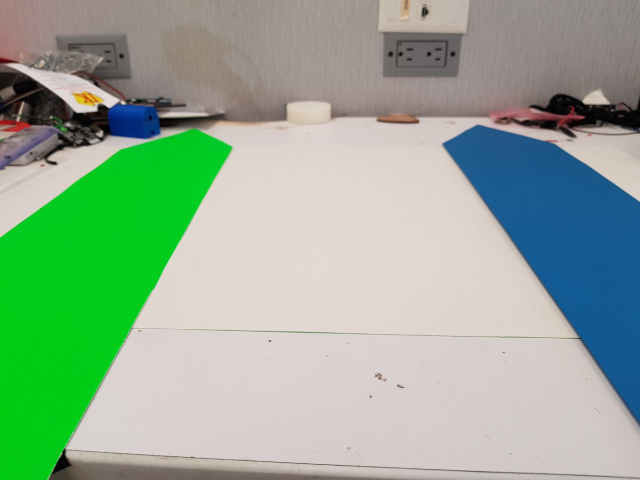
#> input picture Open CV/1er_Reto_Vision_Imagenes/1.jpeg, 1280 x 960 px (shown at 1/2 size)
$ python 1erRetoVision_LARC.py
#> lines starting #> are read from the running program, lines starting #| are printed output that depends on the picture; after the words box and inside, x2 and y2 are one past the last pixel; in counts of white or black regions, pixels touching at a corner belong together
import numpy as np
import cv2

lower_Green = np.array([45, 70, 70])
upper_Green = np.array([75, 255, 255])
lower_Blue = np.array([100, 70, 70])
upper_Blue = np.array([115, 255, 255])
kernel = np.ones((15,15), np.uint8)

def findSide(cx, cy):
    if(cx < testImage.shape[1]*(3.5/10)): #left side
        return "LEFT"
    elif(cx>testImage.shape[1]*(3.5/10) and cx<testImage.shape[1]*(6.5/10)):
        return "MIDDLE"
    elif(cx>testImage.shape[1]*(6.5/10)):
        return "RIGHT"

# Read Base Image
baseImage = cv2.imread('1er_Reto_Vision_Imagenes/1.jpeg');
#> baseImage is the input picture: shape (960, 1280, 3); mean B, G, R 149.5, 172.4, 146.7
baseImage = cv2.resize(baseImage, None, fx=1, fy=.71, interpolation=cv2.INTER_AREA);
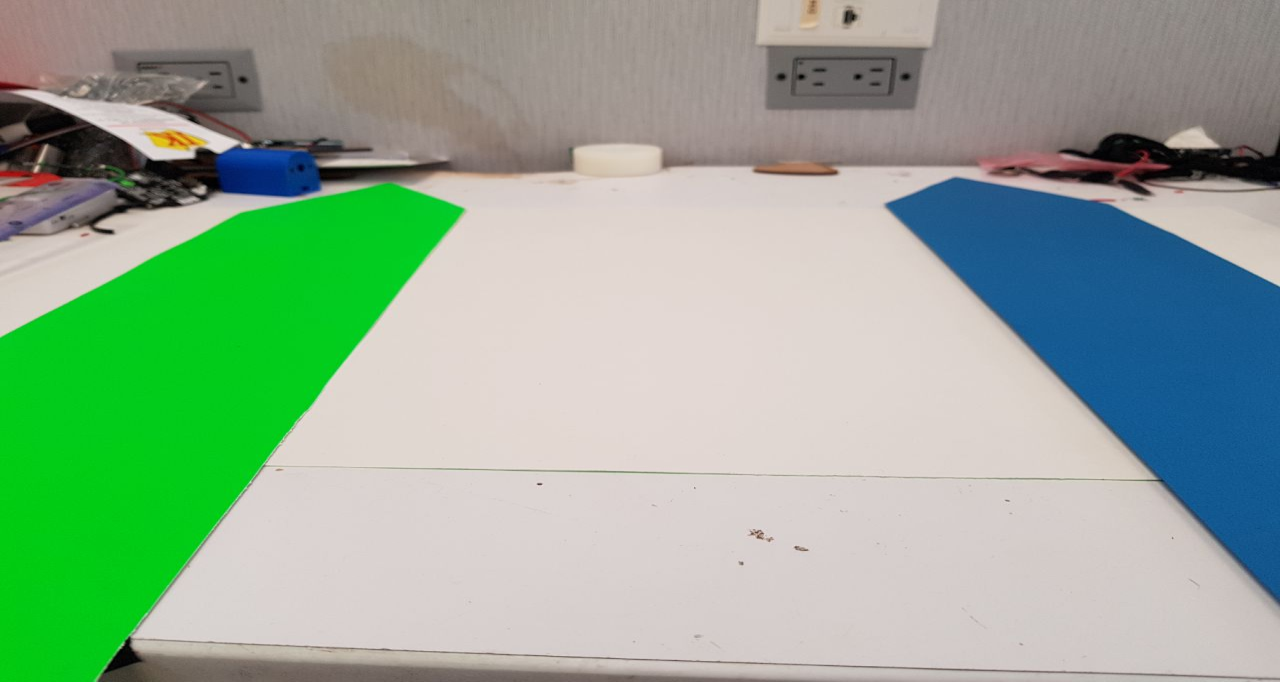
#> baseImage: shape (682, 1280, 3); mean B, G, R 149.5, 172.4, 146.7
hsvBaseImage = cv2.cvtColor(baseImage, cv2.COLOR_BGR2HSV)
#> hsvBaseImage: shape (682, 1280, 3); mean H, S, V 28.4, 71.6, 185
maskGreen = cv2.inRange(hsvBaseImage, lower_Green, upper_Green)
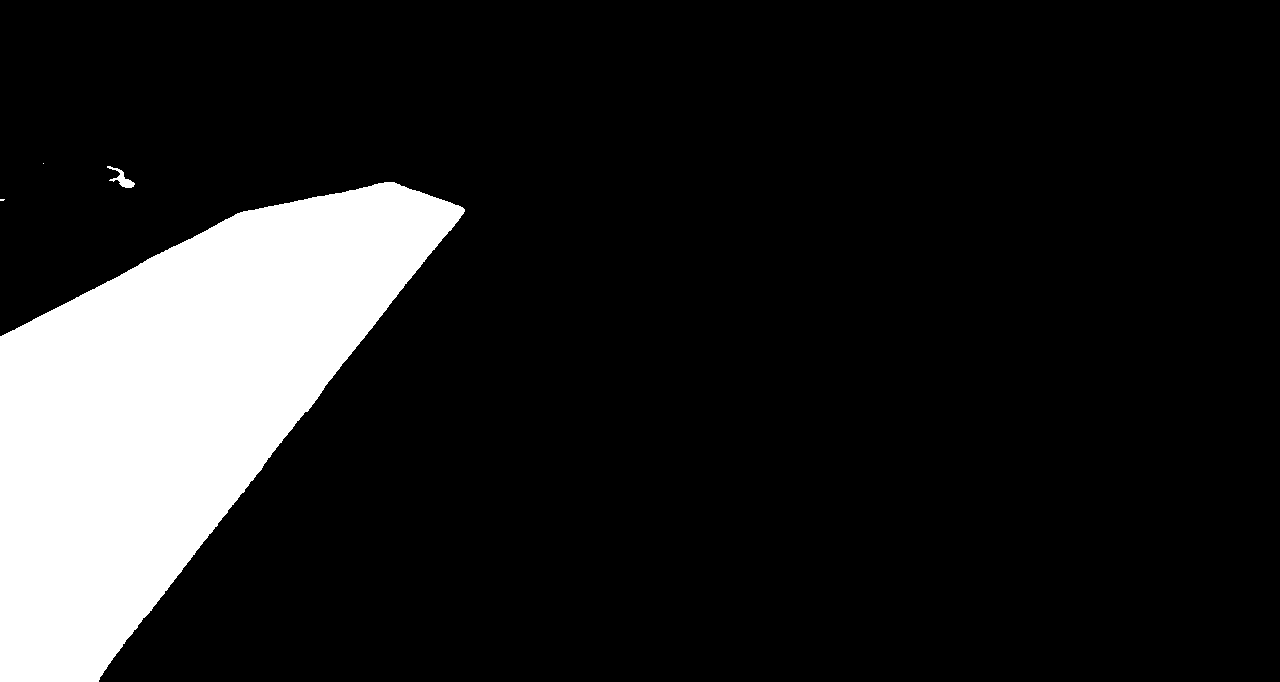
#> maskGreen: shape (682, 1280); 13.7% white; 4 white regions (2 under 20 px), largest, box (x1, y1, x2, y2) and area: (0, 182, 465, 682) 119546, (107, 166, 135, 188) 211
maskGreen = cv2.erode(maskGreen, kernel, iterations = 1)
#> maskGreen: shape (682, 1280); 12.5% white; 1 white region, box (x1, y1, x2, y2) and area: (0, 190, 452, 682) 109236
maskBlue = cv2.inRange(hsvBaseImage, lower_Blue, upper_Blue)
#> maskBlue: shape (682, 1280); 9% white; 2 white regions, box (x1, y1, x2, y2) and area: (886, 178, 1280, 603) 74250, (216, 147, 321, 198) 4460
maskBlue = cv2.erode(maskBlue, kernel, iterations = 1)
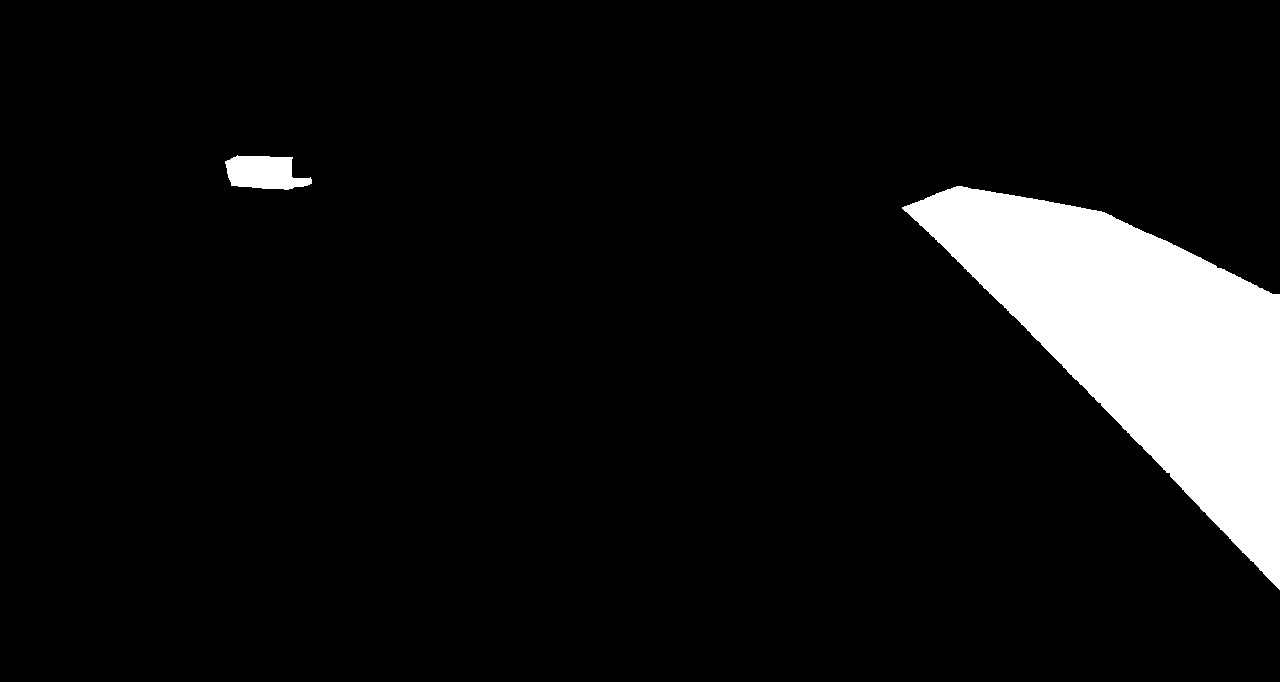
#> maskBlue: shape (682, 1280); 7.7% white; 2 white regions
greenContours, hierarchy1 = cv2.findContours(maskGreen.copy(), cv2.RETR_TREE, cv2.CHAIN_APPROX_NONE)
#> greenContours = 1 contour; box (x1, y1, x2, y2) and area: (0, 190, 452, 682) 108550
blueContours, hierarchy1 = cv2.findContours(maskBlue.copy(), cv2.RETR_TREE, cv2.CHAIN_APPROX_NONE)
#> blueContours = 2 contours; box (x1, y1, x2, y2) and area: (902, 186, 1280, 590) 64602, (225, 155, 312, 190) 2080

greenTarget = greenContours[0];
#> greenTarget = contour of 1369 points, box (x1, y1, x2, y2) (0, 190, 452, 682), area 108550
blueTarget = blueContours[0];
#> blueTarget = contour of 1101 points, box (x1, y1, x2, y2) (902, 186, 1280, 590), area 64602

# [12 lines of commented-out code are left out]


testImage = cv2.imread('1er_Reto_Vision_Imagenes/5.jpeg');
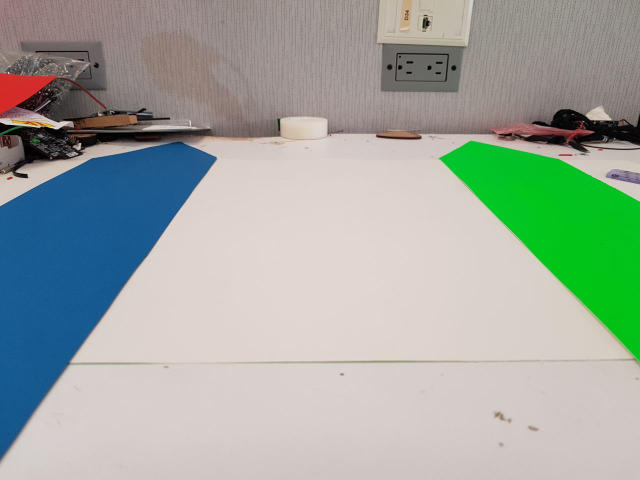
#> input picture Open CV/1er_Reto_Vision_Imagenes/5.jpeg, 1280 x 960 px (shown at 1/2 size)
#> testImage is the input picture: shape (960, 1280, 3); mean B, G, R 159.5, 168.3, 158.5
testImage = cv2.resize(testImage, None, fx=1, fy=.71, interpolation=cv2.INTER_AREA);
#> testImage: shape (682, 1280, 3)
hsvTestImage = cv2.cvtColor(testImage, cv2.COLOR_BGR2HSV)
#> hsvTestImage: shape (682, 1280, 3); mean H, S, V 26.1, 57.4, 182.9
maskGreenTest = cv2.inRange(hsvTestImage, lower_Green, upper_Green)
#> maskGreenTest: shape (682, 1280); 6.5% white; 5 white regions (2 under 20 px), largest, box (x1, y1, x2, y2) and area: (879, 200, 1280, 516) 56453, (0, 179, 47, 193) 134, (65, 196, 80, 203) 60
maskGreenTest = cv2.erode(maskGreenTest, kernel, iterations = 1)
#> maskGreenTest: shape (682, 1280); 5.5% white; 1 white region, box (x1, y1, x2, y2) and area: (898, 208, 1280, 504) 48208
maskBlueTest = cv2.inRange(hsvTestImage, lower_Blue, upper_Blue)
#> maskBlueTest: shape (682, 1280); 10.2% white; 1 white region, box (x1, y1, x2, y2) and area: (0, 201, 433, 652) 89232
maskBlueTest = cv2.erode(maskBlueTest, kernel, iterations = 1)
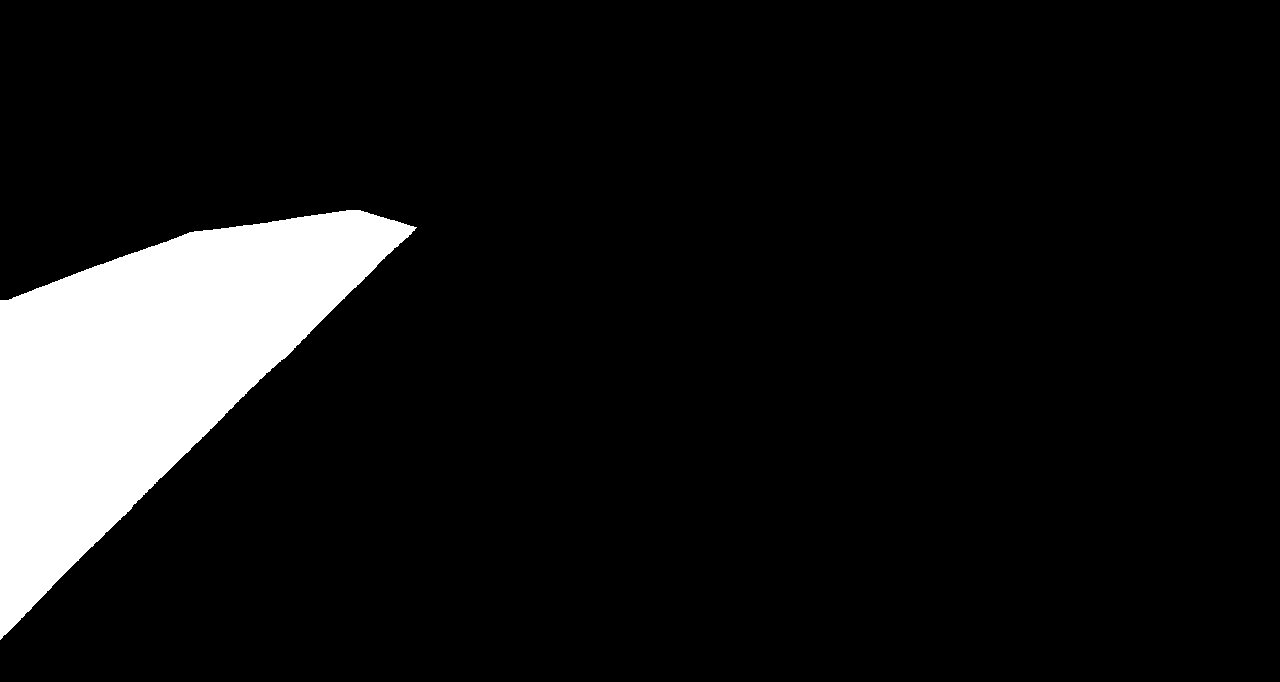
#> maskBlueTest: shape (682, 1280); 9.1% white; 1 white region
greenTestContours, hierarchy1 = cv2.findContours(maskGreenTest.copy(), cv2.RETR_TREE, cv2.CHAIN_APPROX_NONE)
#> greenTestContours = 1 contour; box (x1, y1, x2, y2) and area: (898, 208, 1280, 504) 47714
blueTestContours, hierarchy1 = cv2.findContours(maskBlueTest.copy(), cv2.RETR_TREE, cv2.CHAIN_APPROX_NONE)
#> blueTestContours = 1 contour; box (x1, y1, x2, y2) and area: (0, 210, 417, 640) 78925


isGreenBoat = False
isBlueBoat = False
for test in greenTestContours:
    matchGreen = cv2.matchShapes(greenTarget, test, 3, 0.0)
    if (matchGreen < 2):
        greenBoat = test
        M = cv2.moments(test)
        cxGreen = int(M['m10'] / M['m00'])
        cyGreen = int(M['m01'] / M['m00'])
        isGreenBoat = True
#> this loop made 1 pass
#> (matchGreen, cxGreen, cyGreen, isGreenBoat) on pass 1: (1.81, 1137, 323, True)

for test in blueTestContours:
    matchBlue = cv2.matchShapes(blueTarget, test, 3, 0.0)
    if (matchBlue < 2):
        blueBoat = test
        M = cv2.moments(test)
        cxBlue = int(M['m10'] / M['m00'])
        cyBlue = int(M['m01'] / M['m00'])
        isBlueBoat = True
#> this loop made 1 pass
#> (matchBlue, cxBlue, cyBlue, isBlueBoat) on pass 1: (0.0624, 149, 371, True)

if isGreenBoat:
    cv2.drawContours(testImage, greenBoat, -1, (0,255,0), 3)
    cv2.imshow('Output', testImage)
    cv2.waitKey(0)
    print("Verde: \t" + str(isGreenBoat) + "\t|||\t" + findSide(cxGreen, cyGreen) + "\n")
#| Verde: 	True	|||	RIGHT
if isBlueBoat:
    cv2.drawContours(testImage, blueBoat, -1, (255,0,0), 3)
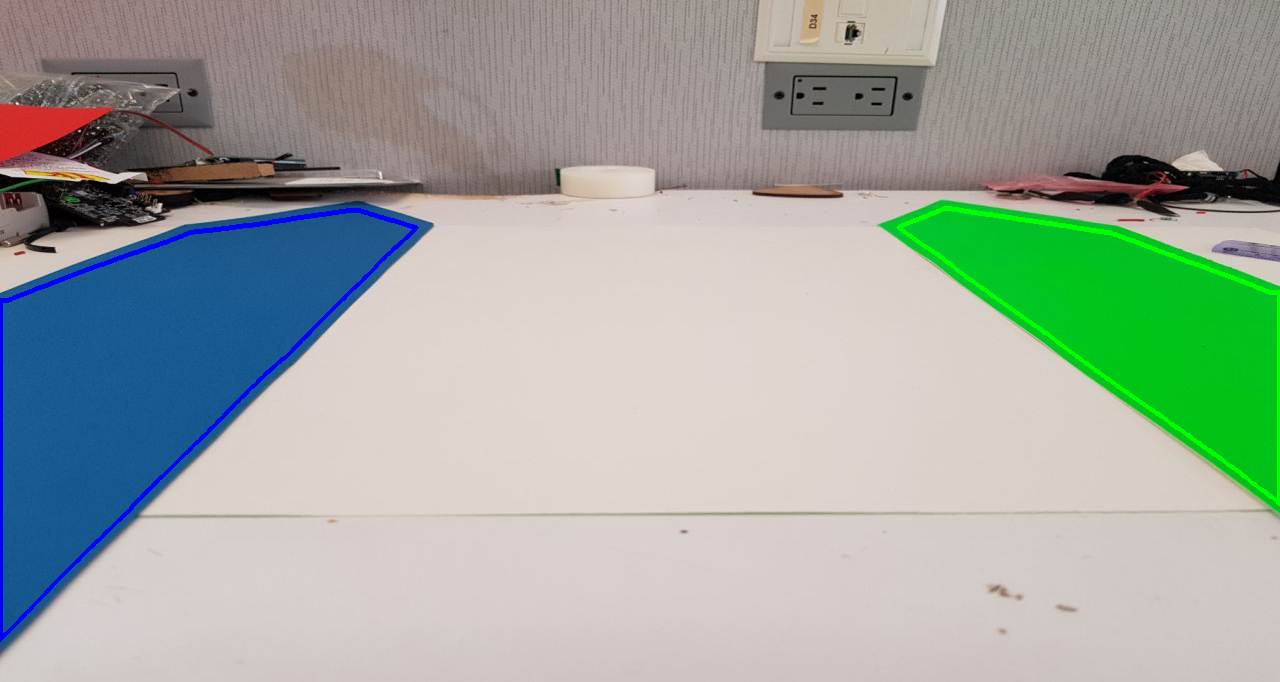
#> testImage: shape (682, 1280, 3); mean B, G, R 160, 168.1, 158.4
    cv2.imshow('Output', testImage)
    cv2.waitKey(0)
    print("Blue: \t" + str(isBlueBoat) + "\t|||\t" + findSide(cxBlue, cyBlue) + "\n")
#| Blue: 	True	|||	LEFT

cv2.waitKey(0)
cv2.destroyAllWindows()
